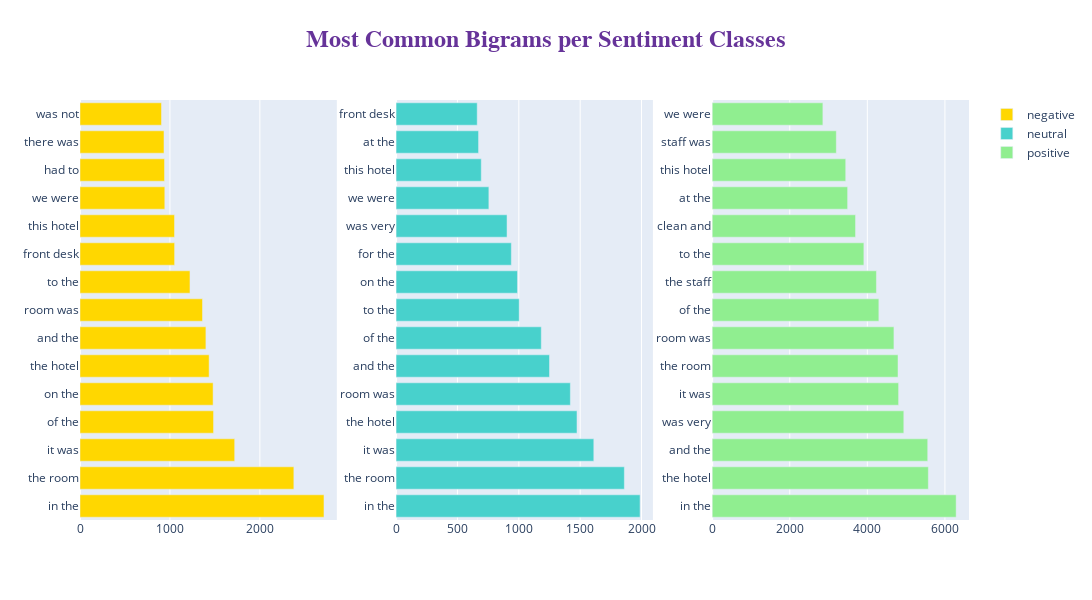

Here is the notebook cell this chart was saved with:
### Code cell
# Create a subplot layout with 1 row and 3 columns
fig = make_subplots(rows=1, cols=3)

# Define titles for each subplot based on sentiment labels
title_ = ["negative", "neutral", "positive"]

# Iterate over the three sentiment labels
for i in range(3):
    # Filter tokenized reviews by sentiment label
    texts = df[df["label"] == i]['tokenized_review']

    # Flatten the list of tokenized reviews into a single list of words
    new = texts.str.split()
    new = new.values.tolist()
    corpus = [word for sublist in new for word in sublist]
    
    # Get the top 15 bigrams for the current sentiment label
    top_n_bigrams = _get_top_ngram(texts, 2)[:15]
    x, y = map(list, zip(*top_n_bigrams))  # Separate bigrams and their frequencies

    # Add a horizontal bar chart for the current sentiment label
    fig.add_trace(go.Bar(
                x=y,
                y=x,
                orientation='h',
                type="bar",
                name=title_[i],  # Label for the legend
                marker=dict(color=colors[i])), 1, i+1)
    
# Customize the layout of the figure
fig.update_layout(
    autosize=False,
    width=2000,
    height=600,
    title=dict(
        text='<b>Most Common Bigrams per Sentiment Classes</b>',  # Main title
        x=0.5,
        y=0.95,
        font=dict(
            family="Courier New, monospace",  # Font style
            size=24,  # Font size
            color="RebeccaPurple"  # Font color
        )
    )
)

# Display the figure
fig.show()

### Figure 1 — Plotly figure (JSON) as saved in the notebook; plotly's stock layout.template omitted (floating-point values rounded to 4 significant figures)
{"data": [{"marker": {"color": "gold"}, "name": "negative", "orientation": "h", "type": "bar", "x": [2713, 2378, 1720, 1485, 1480, 1436, 1400, 1362, 1223, 1052, 1051, 943, 940, 934, 906], "xaxis": "x", "y": ["in the", "the room", "it was", "of the", "on the", "the hotel", "and the", "room was", "to the", "front desk", "this hotel", "we were", "had to", "there was", "was not"], "yaxis": "y"}, {"marker": {"color": "mediumturquoise"}, "name": "neutral", "orientation": "h", "type": "bar", "x": [1988, 1860, 1611, 1474, 1420, 1250, 1183, 1003, 989, 939, 904, 756, 694, 672, 661], "xaxis": "x2", "y": ["in the", "the room", "it was", "the hotel", "room was", "and the", "of the", "to the", "on the", "for the", "was very", "we were", "this hotel", "at the", "front desk"], "yaxis": "y2"}, {"marker": {"color": "lightgreen"}, "name": "positive", "orientation": "h", "type": "bar", "x": [6290, 5573, 5557, 4940, 4806, 4791, 4686, 4297, 4235, 3911, 3696, 3492, 3443, 3200, 2854], "xaxis": "x3", "y": ["in the", "the hotel", "and the", "was very", "it was", "the room", "room was", "of the", "the staff", "to the", "clean and", "at the", "this hotel", "staff was", "we were"], "yaxis": "y3"}], "layout": {"autosize": false, "height": 600, "title": {"font": {"color": "RebeccaPurple", "family": "Courier New, monospace", "size": 24}, "text": "<b>Most Common Bigrams per Sentiment Classes</b>", "x": 0.5, "y": 0.95}, "width": 2000, "xaxis": {"anchor": "y", "domain": [0, 0.2889]}, "xaxis2": {"anchor": "y2", "domain": [0.3556, 0.6444]}, "xaxis3": {"anchor": "y3", "domain": [0.7111, 1]}, "yaxis": {"anchor": "x", "domain": [0, 1]}, "yaxis2": {"anchor": "x2", "domain": [0, 1]}, "yaxis3": {"anchor": "x3", "domain": [0, 1]}}}
